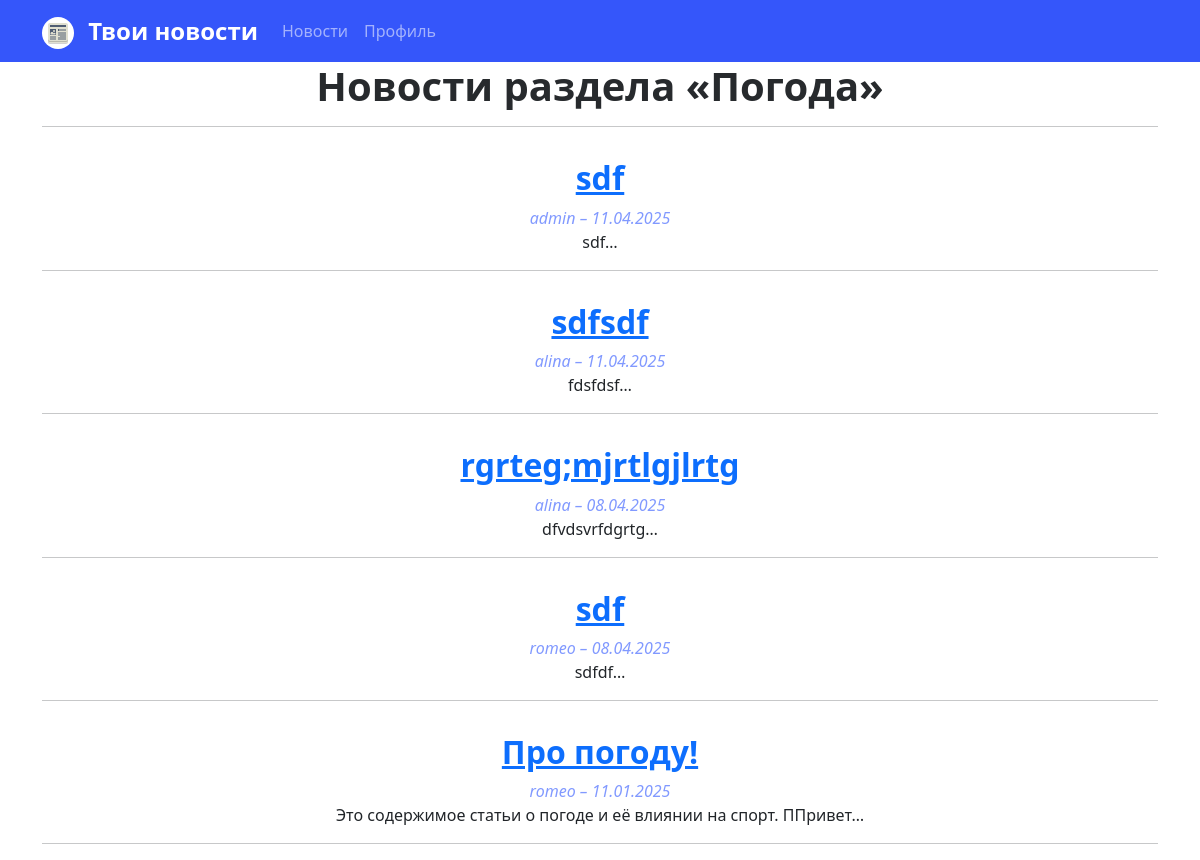
The app's page /category/2/ with its own data.
### news/models.py (models this page shows, shortened)
class Category(models.Model):
    name = models.CharField(max_length=255, unique=True)
    subscribers = models.ManyToManyField(
        account_models.User,
        blank=True,
        related_name='subscribed_categories'
    )

class Post(models.Model):
    article = 'AR'
    news = 'NE'
    POSITIONS = [
        (article, 'Cтатья'),
        (news, 'Новость')
    ]
    author = models.ForeignKey(account_models.Author, on_delete=models.CASCADE)
    type = models.CharField(max_length=2, choices=POSITIONS, default=article)
    created = models.DateTimeField(auto_now_add=True)
    category = models.ManyToManyField(Category, through='PostCategory')
    title = models.CharField(max_length=255)
    content = models.TextField()
    rating = models.FloatField(default=0)

### accounts/models.py (models this page shows, shortened)
class Author(models.Model):
    user = models.OneToOneField(User, on_delete=models.CASCADE)
    rating = models.FloatField(default=0)

### news/views.py (the view)
# urls.py: path('category/<int:category_id>/', category_posts, name='category_posts'),
def category_posts(request, category_id):
    category = get_object_or_404(Category, id=category_id)
    posts = Post.objects.filter(category=category).order_by('-created')
    return render(request, 'news/category_posts.html', {
        'category': category,
        'posts': posts,
    })

### news/templatetags/custom_filters.py (called while the page is built)
@register.filter
def censor(value):
    if type(value) != str:
        raise TypeError('The value must be a string')
    for word in value.translate(str.maketrans('', '', string.punctuation)).split():
        if len(word) > 1:
            if not word[1:].isupper() and not word[1:].islower():
                value = value.replace(word[1:-1], '*' * len(word[1:-1]))
    return value

### templates/news/category_posts.html (shortened to what this page needs)
{% extends 'flatpages/default.html' %}
{% load custom_filters %}
{% block content %}
  <h1><b><span style="color: #272a2d;">Новости раздела «{{ category.name|censor }}»</span></b></h1>
  <hr>
  {% for post in posts %}
    <h2 style="margin-top: 2rem;">
      <b><span style="color: #272a2d;">
        <a href="{% url 'news-current' post.pk %}">{{ post.title|censor }}</a>
      </span></b>
    </h2>
    <i><span style="color: #8199ff;">
      {{ post.author.user.username }} – {{ post.created|date:"d.m.Y" }}
    </span></i>
    <br>
    <p>{{ post.content|slice:":124" }}…</p>
    <hr>
  {% empty %}
    <p>В этой категории пока нет новостей.</p>
  {% endfor %}
{% endblock content %}

### records on screen
Category: name|censor "Погода"
Post: title|censor "sdf", author.user.username "admin", created "11.04.2025", content "sdf"
Post: title|censor "sdfsdf", author.user.username "alina", created "11.04.2025", content "fdsfdsf"
Post: title|censor "rgrteg;mjrtlgjlrtg", author.user.username "alina", created "08.04.2025", content "dfvdsvrfdgrtg"
Post: title|censor "sdf", author.user.username "romeo", created "08.04.2025", content "sdfdf"
Post: title|censor "Про погоду!", author.user.username "romeo", created "11.01.2025", content "Это содержимое статьи о погоде и её влиянии на спорт. ППривет"
